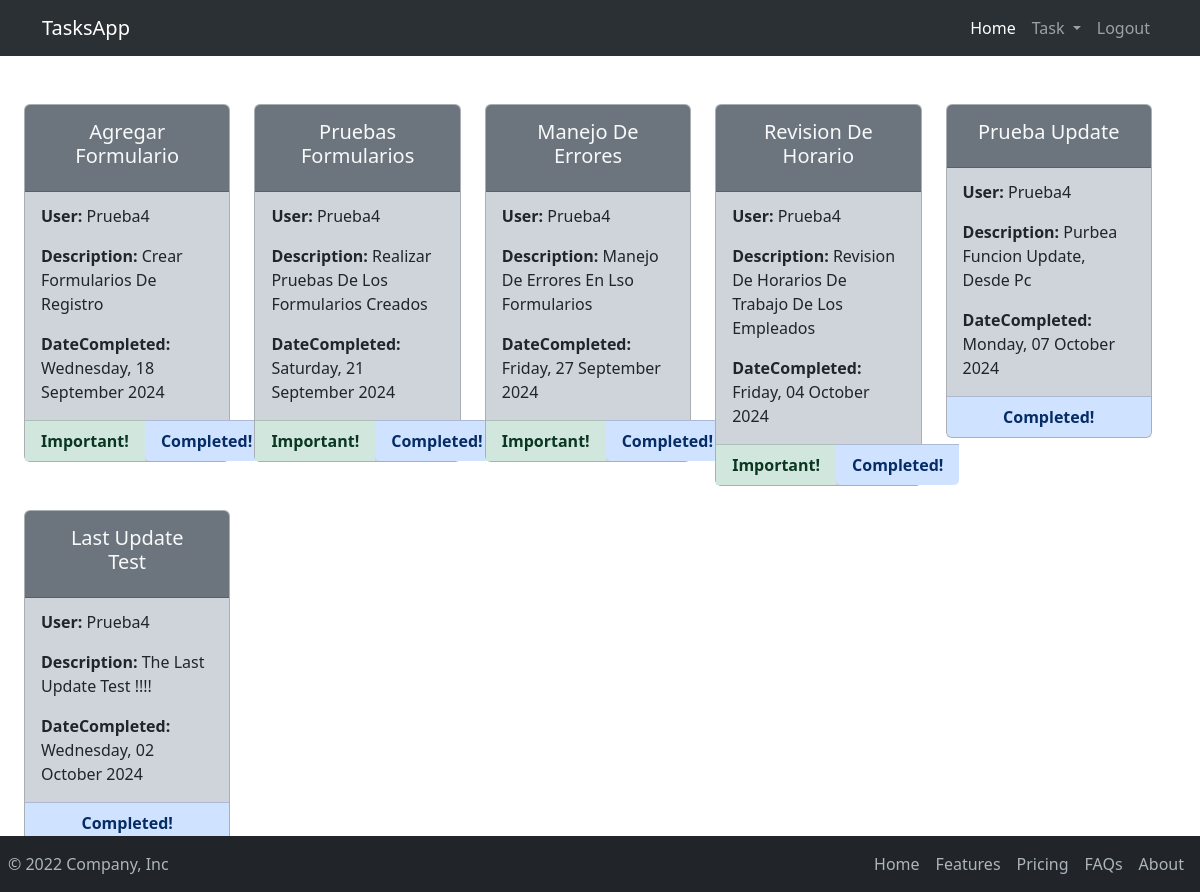
Page /tasks/ (signed in) on the earlier database version.
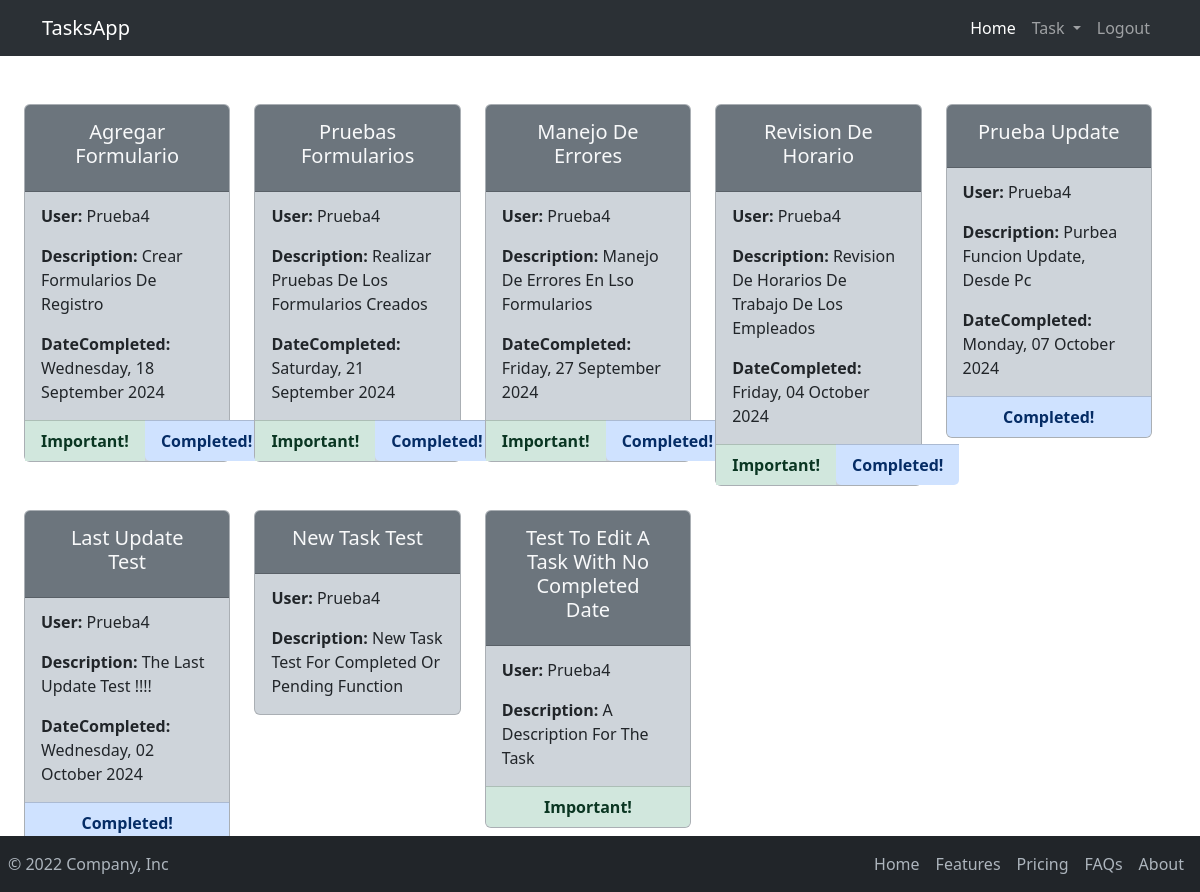
Same page on the later database version.
### tasks/models.py (models this page shows, shortened)
class Task(models.Model):
    title = models.CharField(max_length=50)
    description = models.TextField(max_length=150, blank=True)
    created = models.DateTimeField(auto_now_add=True)
    dateCompleted = models.DateTimeField(null=True, blank=True)
    important = models.BooleanField(default=False)
    fkUser = models.ForeignKey(User, on_delete=models.CASCADE, verbose_name="user")

### tasks/views.py (the view)
# urls.py: path('tasks/', include("tasks.urls")),
def tasks(request):
    tasks = Task.objects.filter(fkUser=request.user)
    return render(
        request,
        "layouts/tasks/tasks.html",
        {"pageTitle": "Tasks", "mainPageTitle": "Tasks List", "data": tasks},
    )

### templates/layouts/tasks/tasks.html (shortened to what this page needs)
{% extends "index.html" %}
{% block mainContent %}
<div class="card-group">
    <div class="row row-cols-1 row-cols-sm-2 row-cols-md-3 row-cols-lg-5 w-100 g-4">
    {% for task in data %}
    <div class="col">
        <div class="card bg-dark-subtle">
            <div class="card-header text-center text-bg-secondary">
                <form action="{% url 'taskSearch' %}" method="post">
                    <button class="btn btn-link text-light text-decoration-none" type="submit" name="taskId" value="{{task.id}}">
                        <h5>{{task.title|title}}</h5>
                    </button>
                </form>
            </div>
            <div class="card-body">
                <p class="card-subtitle mb-3"><strong>User:</strong> {{task.fkUser|title}}</p>
                <p class="card-text"><strong>Description:</strong> {{task.description|title}}</p>
                {% if task.dateCompleted is not None %}
                <p class="card-text"><strong>DateCompleted:</strong> {{task.dateCompleted|date:"l, d F Y"}}</p>
                {% endif %}
            </div>
            {% if task.important == True and task.dateCompleted is not None %}
                <div class="d-flex justify-content-start">
                    <div class="col card-footer bg-success-subtle text-success-emphasis text-center">
                        <strong>Important!</strong>
                    </div>
                    <div class="col card-footer bg-primary-subtle text-primary-emphasis text-center">
                        <strong>Completed!</strong>
                    </div>
                </div>
            {% elif task.important == True %}
                <div class="col card-footer bg-success-subtle text-success-emphasis text-center">
                        <strong>Important!</strong>
                </div>
            {% elif task.dateCompleted is not None %}
                <div class="col card-footer bg-primary-subtle text-primary-emphasis text-center">
                        <strong>Completed!</strong>
                    </div>
            {% else %}
                <div>
                </div>
            {% endif %}
        </div>
    </div>
    {% endfor %}
    </div>
</div>
{% endblock mainContent %}

Differences in the rows shown:
added Task: {{ task.id }} 21 (drawn), title "New Task Test", fkUser "Prueba4", description "New Task Test For Completed Or Pending Function"
added Task: {{ task.id }} 22 (drawn), title "Test To Edit A Task With No Completed Date", fkUser "Prueba4", description "A Description For The Task", important "Important!"
